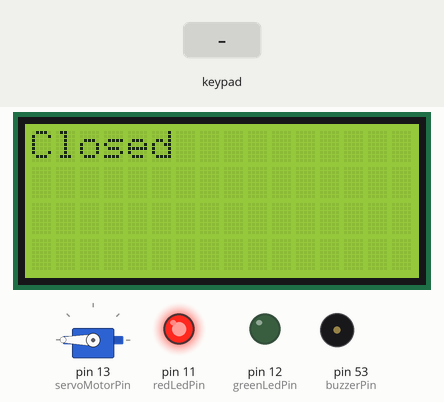
Bench run of a sketch on a simulated Arduino Mega 2560, built with avr-gcc and run on an emulated ATmega2560. On the bench: 16×4 character LCD, servo, output pins drawn as LEDs (lit = HIGH), buzzer (waves = sounding). The inputs (shaded band) are chosen by the test bench.

Above: at 2.7 s.
2.8 s: keypad keys 1 2 3 4 * pressed 0.4 s apart
At 5.6 s:
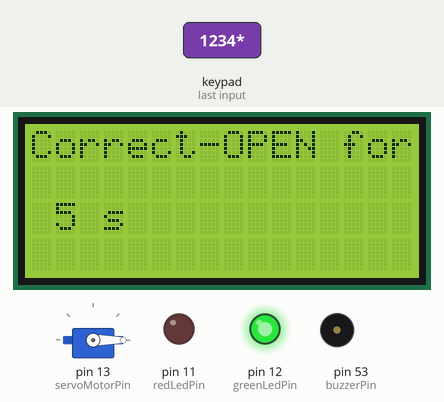
7.8 s: key '#' pressed
At 9.1 s:
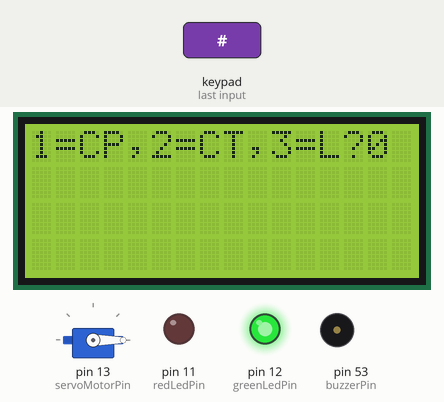
10.8 s: key '*' pressed
At 11.3 s:
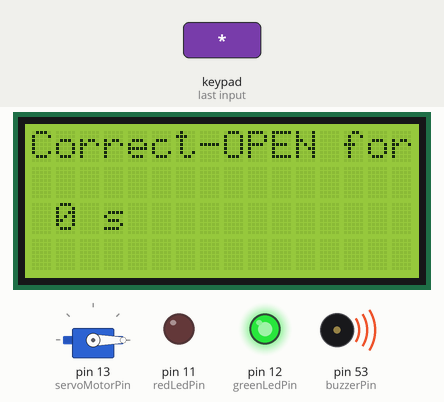
12.9 s: keypad keys 2 2 2 3 2 4 2 5 * pressed 0.4 s apart
At 16.25 s:
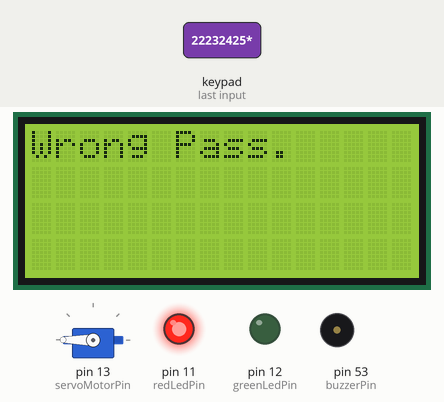
18.0 s: keypad keys 2 2 2 3 2 4 2 5 # pressed 0.4 s apart
At 21.8 s:
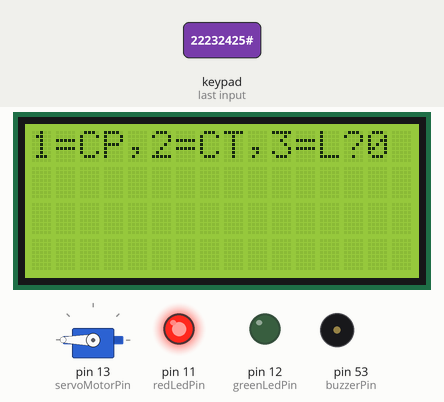
Timing chart, 0 to 23.3 s (numbered marks = the images above; inputs shaded):
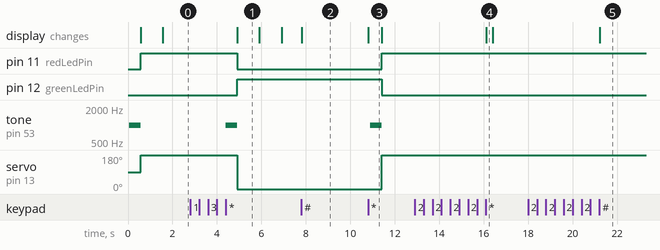

Measured:
- after the input at 2.8 s, pin 11 (redLedPin): HIGH → LOW after 2.1 s; pin 12 (greenLedPin): LOW → HIGH after 2.1 s; tone on pin 53 (buzzerPin): silent → 1000 Hz after 1.6 s, → silent 0.50 s later; servo on pin 13 (servoMotorPin): 180° → 0° after 2.1 s; the display: changes after 2.1 s (image 1)
- after the input at 7.8 s, the display: changes at once (image 2)
- after the input at 10.8 s, the display: changes at once (image 3)
- after the input at 12.9 s, the display: changes after 3.2 s (image 4)
- after the input at 18.0 s, the display: changes after 3.2 s (image 5)
- what the display in image 1 shows lasts 1.0 s, from 4.9 s to 5.9 s
- what the display in image 3 shows lasts 0.6 s, from 10.8 s to 11.4 s

The sketch:

finalCode.ino
```cpp
#include <Servo.h>
#include <Keypad.h>
#include <LiquidCrystal.h>

const byte ROWS = 4;
const byte COLS = 3;
char keys[ROWS][COLS] = {
  {'1','2','3'},
  {'4','5','6'},
  {'7','8','9'},
  {'*','0','#'}

};
byte rowPins[ROWS] = { 22, 23, 24, 25 };
byte colPins[COLS] = { 26, 27, 28 };
Keypad keypad = Keypad( makeKeymap(keys), rowPins, colPins, ROWS, COLS ); //  Create the Keypad


const int rs = 20, en = 19, d4 = 4, d5 = 5, d6 = 6, d7 = 7;
LiquidCrystal lcd = LiquidCrystal(rs, en, d4, d5, d6, d7);

const int servoMotorPin = 13;
const int servoMotorLockValue = 180;
const int servoMotorOpenValue = 0;
Servo servoMotor;

const int buzzerPin = 53;
const int buzzerFrequence = 1000;

int redLedPin = 11;
int greenLedPin = 12;

int pinCode; // holds pin code
int lockPeriod; // timer for lock door periodicly

//temp variables to hold temporary runtime values
int tempInput = 0; // hold input
int counter = 0; // counter for lock period
boolean isSetting = false; // when setting mod starts this be changed to true
boolean isOpen = false; // shows door is open or not
unsigned long lastCpuTime; // holds last cpu uptime for calculate passed time.
char message[16*4] = ""; //this message shows on screen always
boolean isDirtyLCD = true; //when this is true, updateLcd func redraw lcd.
boolean wasWrong = false; //if password entered wrong this flash shows that.
boolean step1InSetting = false; // step 1 means step of entring value.
boolean step2InSetting = false; // step 2 means step of entring confirmation password to finilize setting.
int temporarySettingValue = 0;
int settingThread = 0; // 1 for changeing pinCode, 2 for changing timer,3 for lock


void setup() {
  pinCode = 1234; //default pin code
  lockPeriod = 5;   //default is 10 second


  lcd.begin(16, 4);

  servoMotor.attach(servoMotorPin);

  pinMode(buzzerPin, OUTPUT);
  pinMode(redLedPin, OUTPUT);
  pinMode(greenLedPin, OUTPUT);

  counter = lockPeriod;
  lastCpuTime = millis ();
  closeDoor();

  lcd.setCursor(0,0);
  lcd.print("Welcome");
  delay(1000);
  lcd.clear();
}

void loop() {
  char pressedKey = keypad.getKey();
  if (pressedKey != NO_KEY){
    switch(pressedKey){
      case '*':
        submit();
        break;
      case '#':
        cancelOrMenu();
        break;
      default:
        captureInputToTempInput(pressedKey);
        break;
    }
    isDirtyLCD = true;
  }
  updateCounter();
  updateScreen();
}

void captureInputToTempInput(char key){
  if(key >= '0' && key  <= '9'){
      tempInput = tempInput * 10 + (key - '0');
    }
}

void submit(){
  if(! isSetting){
    if(tempInput == pinCode){
      openDoor();
    }else{
      wasWrong = true;
    }
  }else{
    if(step1InSetting){
      temporarySettingValue = tempInput;
      tempInput=0;
      step1InSetting = false;
      step2InSetting = true;

    }else if(step2InSetting){
      if(tempInput == pinCode){
        step2InSetting = false;
        if(settingThread == 1){
          // change password
          pinCode = temporarySettingValue;
        }else if(settingThread == 2){
          //change timer
          lockPeriod = temporarySettingValue;
        }
        cancelOrMenu();
      }else{
        tempInput = 0;
        wasWrong = true;
      }
    }else{
      // setting menu but no step 1 and no step 2
      settingThread = tempInput;
      temporarySettingValue=0;
      tempInput=0;
      if(settingThread == 3){
        cancelOrMenu();
        closeDoor();
      }else if(settingThread == 1 || settingThread == 2){
        step1InSetting = true;
      }else{
        cancelOrMenu();
      }
    }
  }
}

void cancelOrMenu(){
  resetInputBuffer();
  isSetting = !isSetting; //toggle state (view "if" on this var in updateLCD )
}

void beep(){
  tone(buzzerPin, buzzerFrequence);
  delay(500);
  noTone(buzzerPin);
}
void resetInputBuffer(){
  tempInput = 0;
  temporarySettingValue=0;
  settingThread=0;
}

void openDoor(){
  beep();
  turnGreenLedOn();
  turnRedLedOff();
  servoMotor.write(servoMotorOpenValue);
  isOpen = true;
  restartCounter();
}

void closeDoor(){
  beep();
  turnRedLedOn();
  turnGreenLedOff();
  servoMotor.write(servoMotorLockValue);
  isOpen = false;
}

void turnGreenLedOn(){
  digitalWrite(greenLedPin, HIGH);
}
void turnGreenLedOff(){
  digitalWrite(greenLedPin, LOW);
}
void turnRedLedOn(){
  digitalWrite(redLedPin, HIGH);
}
void turnRedLedOff(){
  digitalWrite(redLedPin, LOW);
}

void restartCounter(){
  lastCpuTime = millis();
  counter = lockPeriod;
}
void updateCounter(){
  if(millis() - lastCpuTime >= 1000){
    if(counter > 0){
      counter--;
    }else{
      // count down ended:
      counter = lockPeriod;
      if(isOpen){
        closeDoor();
      }
    }
    lastCpuTime = millis();
    isDirtyLCD = true;
  }
}

void updateScreen(){
  if(isDirtyLCD){
    lcd.clear();
    lcd.setCursor(0,0);
    if(!isSetting){
      if(isOpen){
        sprintf(message, "Correct-OPEN for %d s", counter);
      }else{
        if(wasWrong){
          wasWrong = false;
          sprintf(message, "Wrong Pass.");
        }else{
          sprintf(message, "Closed");
        }
      }
    }else{
     if(wasWrong){
        wasWrong = false;
        sprintf(message, "Wrong Pass.");
     }else if(step1InSetting){
        sprintf(message, "Enter Value. press *");
     }else if(step2InSetting){
        sprintf(message, "Enter pass. press *");
     }else{
        sprintf(message, "1=CP,2=CT,3=L?%d",tempInput);
     }
    }
    lcd.print(message);
    isDirtyLCD = false;
  }
}
```
